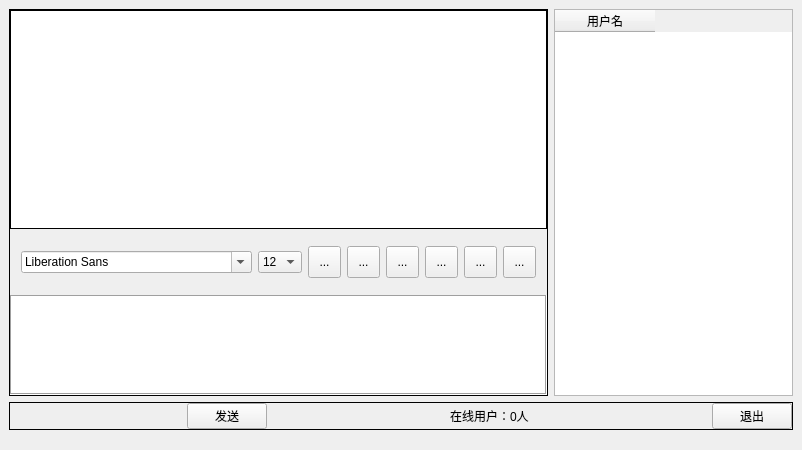
<?xml version="1.0" encoding="UTF-8"?>
<ui version="4.0">
 <class>Widget</class>
 <widget class="QWidget" name="Widget">
  <property name="geometry">
   <rect>
    <x>0</x>
    <y>0</y>
    <width>802</width>
    <height>450</height>
   </rect>
  </property>
  <property name="windowTitle">
   <string>Widget</string>
  </property>
  <layout class="QVBoxLayout" name="verticalLayout_4">
   <property name="leftMargin">
    <number>9</number>
   </property>
   <property name="topMargin">
    <number>9</number>
   </property>
   <property name="rightMargin">
    <number>9</number>
   </property>
   <property name="bottomMargin">
    <number>9</number>
   </property>
   <item>
    <widget class="QWidget" name="widget_5" native="true">
     <layout class="QVBoxLayout" name="verticalLayout_3">
      <property name="leftMargin">
       <number>0</number>
      </property>
      <property name="topMargin">
       <number>0</number>
      </property>
      <property name="rightMargin">
       <number>0</number>
      </property>
      <item>
       <widget class="QWidget" name="widget_4" native="true">
        <layout class="QHBoxLayout" name="horizontalLayout_2">
         <property name="leftMargin">
          <number>0</number>
         </property>
         <property name="topMargin">
          <number>0</number>
         </property>
         <property name="rightMargin">
          <number>0</number>
         </property>
         <property name="bottomMargin">
          <number>0</number>
         </property>
         <item>
          <widget class="QFrame" name="frame_3">
           <property name="frameShape">
            <enum>QFrame::Box</enum>
           </property>
           <layout class="QVBoxLayout" name="verticalLayout">
            <property name="leftMargin">
             <number>0</number>
            </property>
            <property name="topMargin">
             <number>0</number>
            </property>
            <property name="rightMargin">
             <number>0</number>
            </property>
            <property name="bottomMargin">
             <number>0</number>
            </property>
            <item>
             <widget class="QFrame" name="frame">
              <property name="frameShape">
               <enum>QFrame::Box</enum>
              </property>
              <property name="frameShadow">
               <enum>QFrame::Plain</enum>
              </property>
              <layout class="QGridLayout" name="gridLayout">
               <property name="leftMargin">
                <number>0</number>
               </property>
               <property name="topMargin">
                <number>0</number>
               </property>
               <property name="rightMargin">
                <number>0</number>
               </property>
               <property name="bottomMargin">
                <number>0</number>
               </property>
               <item row="0" column="0">
                <widget class="QTextBrowser" name="msgBrowser">
                 <property name="frameShape">
                  <enum>QFrame::NoFrame</enum>
                 </property>
                 <property name="frameShadow">
                  <enum>QFrame::Sunken</enum>
                 </property>
                 <property name="lineWidth">
                  <number>1</number>
                 </property>
                </widget>
               </item>
              </layout>
             </widget>
            </item>
            <item>
             <widget class="QWidget" name="widget" native="true">
              <layout class="QHBoxLayout" name="horizontalLayout">
               <item>
                <widget class="QFontComboBox" name="fontCbx"/>
               </item>
               <item>
                <widget class="QComboBox" name="sizeCbx">
                 <property name="currentIndex">
                  <number>4</number>
                 </property>
                 <item>
                  <property name="text">
                   <string>8</string>
                  </property>
                 </item>
                 <item>
                  <property name="text">
                   <string>9</string>
                  </property>
                 </item>
                 <item>
                  <property name="text">
                   <string>10</string>
                  </property>
                 </item>
                 <item>
                  <property name="text">
                   <string>11</string>
                  </property>
                 </item>
                 <item>
                  <property name="text">
                   <string>12</string>
                  </property>
                 </item>
                 <item>
                  <property name="text">
                   <string>13</string>
                  </property>
                 </item>
                 <item>
                  <property name="text">
                   <string>14</string>
                  </property>
                 </item>
                 <item>
                  <property name="text">
                   <string>15</string>
                  </property>
                 </item>
                 <item>
                  <property name="text">
                   <string>16</string>
                  </property>
                 </item>
                 <item>
                  <property name="text">
                   <string>17</string>
                  </property>
                 </item>
                 <item>
                  <property name="text">
                   <string>18</string>
                  </property>
                 </item>
                 <item>
                  <property name="text">
                   <string>19</string>
                  </property>
                 </item>
                 <item>
                  <property name="text">
                   <string>20</string>
                  </property>
                 </item>
                 <item>
                  <property name="text">
                   <string>21</string>
                  </property>
                 </item>
                 <item>
                  <property name="text">
                   <string>22</string>
                  </property>
                 </item>
                 <item>
                  <property name="text">
                   <string/>
                  </property>
                 </item>
                </widget>
               </item>
               <item>
                <widget class="QToolButton" name="boldTBtn">
                 <property name="minimumSize">
                  <size>
                   <width>33</width>
                   <height>32</height>
                  </size>
                 </property>
                 <property name="toolTip">
                  <string>加粗</string>
                 </property>
                 <property name="text">
                  <string>...</string>
                 </property>
                 <property name="icon">
                  <iconset resource="res.qrc">
                   <normaloff>:/images/bold.png</normaloff>:/images/bold.png</iconset>
                 </property>
                 <property name="iconSize">
                  <size>
                   <width>33</width>
                   <height>32</height>
                  </size>
                 </property>
                 <property name="checkable">
                  <bool>true</bool>
                 </property>
                </widget>
               </item>
               <item>
                <widget class="QToolButton" name="italicTBtn">
                 <property name="minimumSize">
                  <size>
                   <width>33</width>
                   <height>32</height>
                  </size>
                 </property>
                 <property name="toolTip">
                  <string>倾斜</string>
                 </property>
                 <property name="text">
                  <string>...</string>
                 </property>
                 <property name="icon">
                  <iconset resource="res.qrc">
                   <normaloff>:/images/italic.png</normaloff>:/images/italic.png</iconset>
                 </property>
                 <property name="iconSize">
                  <size>
                   <width>33</width>
                   <height>32</height>
                  </size>
                 </property>
                 <property name="checkable">
                  <bool>true</bool>
                 </property>
                </widget>
               </item>
               <item>
                <widget class="QToolButton" name="underlineTBtn">
                 <property name="minimumSize">
                  <size>
                   <width>33</width>
                   <height>32</height>
                  </size>
                 </property>
                 <property name="toolTip">
                  <string>下划线</string>
                 </property>
                 <property name="text">
                  <string>...</string>
                 </property>
                 <property name="icon">
                  <iconset resource="res.qrc">
                   <normaloff>:/images/under.png</normaloff>:/images/under.png</iconset>
                 </property>
                 <property name="iconSize">
                  <size>
                   <width>33</width>
                   <height>32</height>
                  </size>
                 </property>
                 <property name="checkable">
                  <bool>true</bool>
                 </property>
                </widget>
               </item>
               <item>
                <widget class="QToolButton" name="colorTBtn">
                 <property name="minimumSize">
                  <size>
                   <width>33</width>
                   <height>32</height>
                  </size>
                 </property>
                 <property name="toolTip">
                  <string>颜色</string>
                 </property>
                 <property name="text">
                  <string>...</string>
                 </property>
                 <property name="icon">
                  <iconset resource="res.qrc">
                   <normaloff>:/images/color.png</normaloff>:/images/color.png</iconset>
                 </property>
                 <property name="iconSize">
                  <size>
                   <width>33</width>
                   <height>32</height>
                  </size>
                 </property>
                 <property name="checkable">
                  <bool>true</bool>
                 </property>
                </widget>
               </item>
               <item>
                <widget class="QToolButton" name="saveTBtn">
                 <property name="minimumSize">
                  <size>
                   <width>33</width>
                   <height>32</height>
                  </size>
                 </property>
                 <property name="toolTip">
                  <string>保存记录</string>
                 </property>
                 <property name="text">
                  <string>...</string>
                 </property>
                 <property name="icon">
                  <iconset resource="res.qrc">
                   <normaloff>:/images/save.png</normaloff>:/images/save.png</iconset>
                 </property>
                 <property name="iconSize">
                  <size>
                   <width>33</width>
                   <height>32</height>
                  </size>
                 </property>
                 <property name="checkable">
                  <bool>true</bool>
                 </property>
                </widget>
               </item>
               <item>
                <widget class="QToolButton" name="clearTBtn">
                 <property name="minimumSize">
                  <size>
                   <width>33</width>
                   <height>32</height>
                  </size>
                 </property>
                 <property name="toolTip">
                  <string>清空</string>
                 </property>
                 <property name="text">
                  <string>...</string>
                 </property>
                 <property name="icon">
                  <iconset resource="res.qrc">
                   <normaloff>:/images/clear.png</normaloff>:/images/clear.png</iconset>
                 </property>
                 <property name="iconSize">
                  <size>
                   <width>33</width>
                   <height>32</height>
                  </size>
                 </property>
                 <property name="checkable">
                  <bool>true</bool>
                 </property>
                </widget>
               </item>
              </layout>
             </widget>
            </item>
            <item>
             <widget class="QWidget" name="widget_2" native="true">
              <property name="maximumSize">
               <size>
                <width>16777215</width>
                <height>100</height>
               </size>
              </property>
              <layout class="QGridLayout" name="gridLayout_2">
               <property name="leftMargin">
                <number>0</number>
               </property>
               <property name="topMargin">
                <number>0</number>
               </property>
               <property name="rightMargin">
                <number>0</number>
               </property>
               <property name="bottomMargin">
                <number>0</number>
               </property>
               <item row="0" column="0">
                <widget class="QTextEdit" name="msgTxtEdit">
                 <property name="frameShape">
                  <enum>QFrame::Box</enum>
                 </property>
                </widget>
               </item>
              </layout>
             </widget>
            </item>
           </layout>
          </widget>
         </item>
         <item>
          <widget class="QWidget" name="widget_3" native="true">
           <property name="minimumSize">
            <size>
             <width>180</width>
             <height>0</height>
            </size>
           </property>
           <property name="maximumSize">
            <size>
             <width>250</width>
             <height>16777215</height>
            </size>
           </property>
           <layout class="QVBoxLayout" name="verticalLayout_2">
            <property name="leftMargin">
             <number>0</number>
            </property>
            <property name="topMargin">
             <number>0</number>
            </property>
            <property name="rightMargin">
             <number>0</number>
            </property>
            <property name="bottomMargin">
             <number>0</number>
            </property>
            <item>
             <widget class="QTableWidget" name="usrTblWidget">
              <property name="minimumSize">
               <size>
                <width>180</width>
                <height>0</height>
               </size>
              </property>
              <property name="maximumSize">
               <size>
                <width>300</width>
                <height>16777215</height>
               </size>
              </property>
              <property name="selectionMode">
               <enum>QAbstractItemView::SingleSelection</enum>
              </property>
              <property name="selectionBehavior">
               <enum>QAbstractItemView::SelectRows</enum>
              </property>
              <column>
               <property name="text">
                <string>用户名</string>
               </property>
              </column>
             </widget>
            </item>
           </layout>
          </widget>
         </item>
        </layout>
        <zorder>widget_3</zorder>
        <zorder>frame_3</zorder>
       </widget>
      </item>
      <item>
       <widget class="QFrame" name="frame_5">
        <property name="frameShape">
         <enum>QFrame::Box</enum>
        </property>
        <layout class="QHBoxLayout" name="horizontalLayout_3">
         <property name="leftMargin">
          <number>0</number>
         </property>
         <property name="topMargin">
          <number>0</number>
         </property>
         <property name="rightMargin">
          <number>0</number>
         </property>
         <property name="bottomMargin">
          <number>0</number>
         </property>
         <item>
          <spacer name="horizontalSpacer">
           <property name="orientation">
            <enum>Qt::Horizontal</enum>
           </property>
           <property name="sizeHint" stdset="0">
            <size>
             <width>40</width>
             <height>20</height>
            </size>
           </property>
          </spacer>
         </item>
         <item>
          <widget class="QPushButton" name="sendBtn">
           <property name="text">
            <string>发送</string>
           </property>
           <property name="shortcut">
            <string>Ctrl+Return</string>
           </property>
          </widget>
         </item>
         <item>
          <spacer name="horizontalSpacer_2">
           <property name="orientation">
            <enum>Qt::Horizontal</enum>
           </property>
           <property name="sizeHint" stdset="0">
            <size>
             <width>40</width>
             <height>20</height>
            </size>
           </property>
          </spacer>
         </item>
         <item>
          <widget class="QLabel" name="usrNumLbl">
           <property name="text">
            <string>在线用户：0人</string>
           </property>
          </widget>
         </item>
         <item>
          <spacer name="horizontalSpacer_3">
           <property name="orientation">
            <enum>Qt::Horizontal</enum>
           </property>
           <property name="sizeHint" stdset="0">
            <size>
             <width>40</width>
             <height>20</height>
            </size>
           </property>
          </spacer>
         </item>
         <item>
          <widget class="QPushButton" name="exitBtn">
           <property name="text">
            <string>退出</string>
           </property>
           <property name="shortcut">
            <string>Ctrl+Q</string>
           </property>
          </widget>
         </item>
        </layout>
       </widget>
      </item>
     </layout>
    </widget>
   </item>
  </layout>
 </widget>
 <layoutdefault spacing="6" margin="11"/>
 <resources>
  <include location="res.qrc"/>
 </resources>
 <connections/>
</ui>
